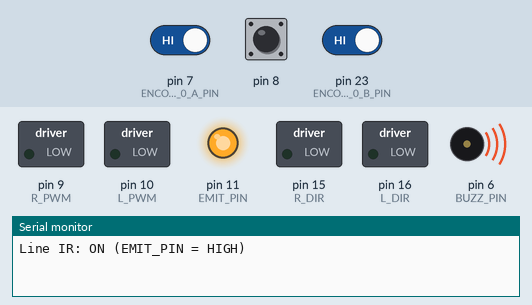
Recording of a sketch running on a simulated Arduino Leonardo, built with avr-gcc and run on an emulated ATmega32U4. On the bench: switched loads named in the sketch (green lamp = pin HIGH), output pins drawn as LEDs (lit = HIGH), buzzer (waves = sounding), the last lines printed to the serial monitor. The inputs (shaded band) are chosen by the test bench; at power-on: pin 8 HIGH, pin 7 (ENCODER_0_A_PIN) HIGH, pin 23 (ENCODER_0_B_PIN) HIGH.

Above: at 0.9 s.
At 3.7 s:
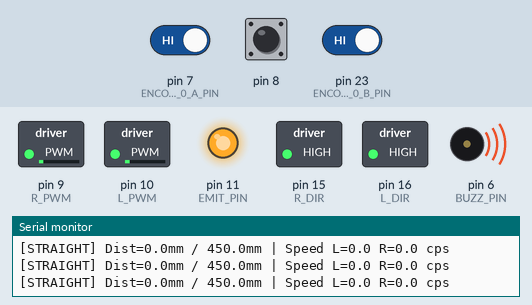
3.8 s: pin 8 pulled LOW for 0.15 s
At 4.6 s:
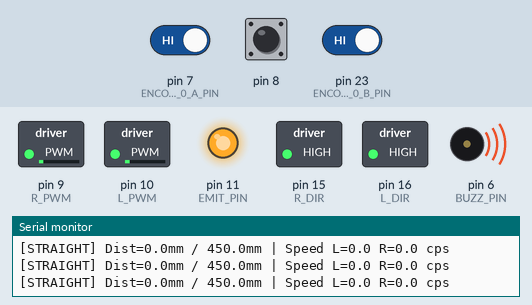
Timing chart, 0 to 6.8 s (numbered marks = the images above; inputs shaded):
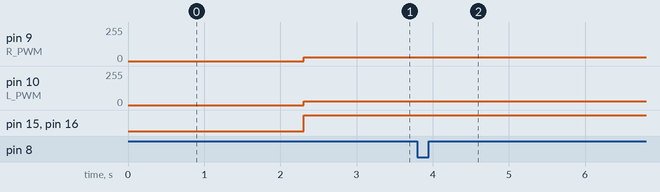

The sketch:

Leader.ino
```cpp
#include "Encoders.h"
#include "Motors.h"
#include "PID.h"
#include "Kinematics.h"
#include "LineSensors.h"

#define EMIT_PIN    11
#define BUZZ_PIN    6

Motors_c motors;
Kinematics_c kin;
PID_c left_pid;
PID_c right_pid;

#define MAX_RESULTS 50
#define VARIABLES 3
float results[MAX_RESULTS][VARIABLES];
int results_index = 0;
unsigned long record_ts = 0;
#define RECORD_INTERVAL_MS 150

#define STATE_WAIT        0
#define STATE_STRAIGHT    1
#define STATE_FINISHED    2
int state = STATE_WAIT;

#define DRIVE_EST_MS    20UL
#define DRIVE_PID_MS    40UL
#define DRIVE_PWM_LIMIT 60

const float DEMAND_CS = -300.0f;
const int kF_L = 16;
const int kF_R = 15;

float KP_L = 0.04025f, KI_L = 0.0f, KD_L = 0.0f;
float KP_R = 0.07000f, KI_R = 0.0f, KD_R = 0.0f;

unsigned long drive_est_ts = 0, drive_pid_ts = 0;
long d_last_e0 = 0, d_last_e1 = 0;
float spdL_cps = 0.0f, spdR_cps = 0.0f;
float d_mL1 = 0, d_mL2 = 0, d_mR1 = 0, d_mR2 = 0;

float x0 = 0, y0 = 0;
unsigned long state_start_ts = 0;

#define STRAIGHT_DISTANCE_MM 450.0f

static inline float clampf(float v, float lo, float hi) {
  if (v < lo) return lo;
  if (v > hi) return hi;
  return v;
}

static inline int iround(float v) {
  return (int)lroundf(v);
}

static inline float wrapPi(float a) {
  while (a > M_PI) a -= 2.0f * M_PI;
  while (a <= -M_PI) a += 2.0f * M_PI;
  return a;
}

unsigned long beep_off_time = 0;

void softBeep(int duration_ms) {
  tone(BUZZ_PIN, 800);
  beep_off_time = millis() + duration_ms;
}

void handleBeep() {
  if (beep_off_time != 0 && millis() >= beep_off_time) {
    noTone(BUZZ_PIN);
    beep_off_time = 0;
  }
}

void beep(int duration) {
  analogWrite(BUZZ_PIN, 120);
  delay(duration);
  analogWrite(BUZZ_PIN, 0);
}

void recordData() {
  if (results_index < MAX_RESULTS) {
    results[results_index][0] = kin.x;
    results[results_index][1] = kin.y;
    results[results_index][2] = kin.theta;
    results_index++;
  }
}

void printResults() {
  Serial.println("\n========== LEADER DATA (CSV) ==========");
  Serial.println("Sample,X_mm,Y_mm,Theta_rad");

  for (int i = 0; i < results_index; i++) {
    Serial.print(i);
    Serial.print(",");
    Serial.print(results[i][0], 2);
    Serial.print(",");
    Serial.print(results[i][1], 2);
    Serial.print(",");
    Serial.println(results[i][2], 4);
  }
}

void updateSpeedEstimate() {
  unsigned long now = millis();
  if (now - drive_est_ts >= DRIVE_EST_MS) {
    unsigned long dt = now - drive_est_ts;
    drive_est_ts = now;

    long e0 = count_e0, e1 = count_e1;
    long d0 = e0 - d_last_e0;
    long d1 = e1 - d_last_e1;
    d_last_e0 = e0;
    d_last_e1 = e1;

    spdR_cps = (float)d0 / ((float)dt / 1000.0f);
    spdL_cps = (float)d1 / ((float)dt / 1000.0f);

    kin.update();
  }
}

void driveStraight() {
  unsigned long now = millis();
  if (now - drive_pid_ts >= DRIVE_PID_MS) {
    drive_pid_ts = now;

    float demandL = DEMAND_CS;
    float demandR = DEMAND_CS;

    float measL = (spdL_cps + d_mL1 + d_mL2) / 3.0f;
    float measR = (spdR_cps + d_mR1 + d_mR2) / 3.0f;
    d_mL2 = d_mL1; d_mL1 = spdL_cps;
    d_mR2 = d_mR1; d_mR1 = spdR_cps;

    float uL = left_pid.update(demandL, measL);
    float uR = right_pid.update(demandR, measR);
    float uLc = clampf(uL, -12.0f, 12.0f);
    float uRc = clampf(uR, -12.0f, 12.0f);

    float baseL = (demandL >= 0.0f) ? kF_L : -kF_L;
    float baseR = (demandR >= 0.0f) ? kF_R : -kF_R;

    float pwmL = clampf(baseL + uLc, -DRIVE_PWM_LIMIT, DRIVE_PWM_LIMIT);
    float pwmR = clampf(baseR + uRc, -DRIVE_PWM_LIMIT, DRIVE_PWM_LIMIT);

    motors.setPWM(iround(pwmL), iround(pwmR));
  }
}

void setup() {
  Serial.begin(115200);
  delay(500);

  motors.initialise();
  setupEncoder0();
  setupEncoder1();
  delay(300);

  kin.initialise(0.0f, 0.0f, 0.0f);

  left_pid.initialise(KP_L, KI_L, KD_L);
  right_pid.initialise(KP_R, KI_R, KD_R);
  left_pid.reset();
  right_pid.reset();

  pinMode(EMIT_PIN, OUTPUT);
  digitalWrite(EMIT_PIN, HIGH);
  Serial.println("Line IR: ON (EMIT_PIN = HIGH)");

  pinMode(BUZZ_PIN, OUTPUT);

  beep(200);

  drive_est_ts = drive_pid_ts = record_ts = millis();
  state_start_ts = millis();

  state = STATE_WAIT;
  results_index = 0;
}

void loop() {
  unsigned long now = millis();

  updateSpeedEstimate();

  if (state == STATE_STRAIGHT) {
    if (now - record_ts >= RECORD_INTERVAL_MS) {
      record_ts = now;
      recordData();
    }
  }

  switch (state) {

    case STATE_WAIT:
      motors.setPWM(0, 0);

      if (now - state_start_ts >= 1000) {
        Serial.println("1 second elapsed! Starting straight motion...");
        beep(100);
        delay(100);
        beep(100);

        x0 = kin.x;
        y0 = kin.y;

        left_pid.reset();
        right_pid.reset();

        state = STATE_STRAIGHT;
        state_start_ts = now;

        Serial.println("Moving forward 450mm...");
      } else {
        static unsigned long last_print = 0;
        if (now - last_print >= 500) {
          last_print = now;
          int remaining = 1 - (now - state_start_ts) / 1000;
          Serial.print("Starting in ");
          Serial.print(remaining);
          Serial.println(" second...");
        }
      }
      break;

    case STATE_STRAIGHT:
      {
        driveStraight();

        float dx = kin.x - x0;
        float dy = kin.y - y0;
        float dist = sqrt(dx * dx + dy * dy);

        static unsigned long last_debug = 0;
        if (now - last_debug >= 200) {
          last_debug = now;
          Serial.print("[STRAIGHT] Dist=");
          Serial.print(dist, 1);
          Serial.print("mm / ");
          Serial.print(STRAIGHT_DISTANCE_MM, 1);
          Serial.print("mm | Speed L=");
          Serial.print(spdL_cps, 1);
          Serial.print(" R=");
          Serial.print(spdR_cps, 1);
          Serial.println(" cps");
        }

        if (dist >= STRAIGHT_DISTANCE_MM) {
          Serial.println("Straight motion complete!");
          beep(200);

          motors.setPWM(0, 0);

          state = STATE_FINISHED;
          state_start_ts = now;
        }
      }
      break;

    case STATE_FINISHED:
      motors.setPWM(0, 0);

      static bool data_printed = false;
      if (!data_printed) {
        printResults();

        Serial.println("\nMotion finished.");
        Serial.println("IR still ON - Follower can continue to follow stopped Leader");
        Serial.println("Reset to run again.");

        data_printed = true;
        beep(50);
        delay(200);
        beep(50);
      }

      break;
  }
}
```

Encoders.h
```cpp
#ifndef _ENCODERS_H
#define _ENCODERS_H

#define ENCODER_0_A_PIN  7
#define ENCODER_0_B_PIN  23
#define ENCODER_1_A_PIN  26

volatile long count_e0;
volatile byte state_e0;
volatile long count_e1;
volatile byte state_e1;

ISR( INT6_vect ) {
  boolean e0_B = digitalRead( ENCODER_0_B_PIN );
  boolean e0_A = digitalRead( ENCODER_0_A_PIN );

  e0_A = e0_A ^ e0_B;

  state_e0 = state_e0 | ( e0_B  << 3 );
  state_e0 = state_e0 | ( e0_A  << 2 );

  if ( state_e0 == 1 ) {
    count_e0--;
  } else if ( state_e0 == 2) {
    count_e0++;
  } else if ( state_e0 == 4) {
    count_e0++;
  } else if ( state_e0 == 7) {
    count_e0--;
  } else if ( state_e0 == 8) {
    count_e0--;
  } else if ( state_e0 == 11) {
    count_e0++;
  } else if ( state_e0 == 13) {
    count_e0++;
  } else if ( state_e0 == 14) {
    count_e0--;
  }

  state_e0 = state_e0 >> 2;

}

ISR( PCINT0_vect ) {

  boolean e1_B = PINE & (1 << PINE2);

  boolean e1_A = digitalRead( ENCODER_1_A_PIN );

  e1_A = e1_A ^ e1_B;

  state_e1 = state_e1 | ( e1_B  << 3 );
  state_e1 = state_e1 | ( e1_A  << 2 );

  if ( state_e1 == 1 ) {
    count_e1--;
  } else if ( state_e1 == 2) {
    count_e1++;
  } else if ( state_e1 == 4) {
    count_e1++;
  } else if ( state_e1 == 7) {
    count_e1--;
  } else if ( state_e1 == 8) {
    count_e1--;
  } else if ( state_e1 == 11) {
    count_e1++;
  } else if ( state_e1 == 13) {
    count_e1++;
  } else if ( state_e1 == 14) {
    count_e1--;
  }

  state_e1 = state_e1 >> 2;
}

void setupEncoder0()
{
  count_e0 = 0;

  pinMode( ENCODER_0_A_PIN, INPUT );
  pinMode( ENCODER_0_B_PIN, INPUT );

  state_e0 = 0;

  boolean e0_A = digitalRead( ENCODER_0_A_PIN );
  boolean e0_B = digitalRead( ENCODER_0_B_PIN );
  e0_A = e0_A ^ e0_B;

  state_e0 = state_e0 | ( e0_B << 1 );
  state_e0 = state_e0 | ( e0_A << 0 );

  EIMSK = EIMSK & ~(1 << INT6);

  EICRB |= ( 1 << ISC60 );

  EIFR |= ( 1 << INTF6 );

  EIMSK |= ( 1 << INT6 );

}

void setupEncoder1(){

  count_e1 = 0;

  DDRE = DDRE & ~(1 << DDE6);

  PORTE = PORTE | (1 << PORTE2 );

  pinMode( ENCODER_1_A_PIN, INPUT );
  digitalWrite( ENCODER_1_A_PIN, HIGH );

  state_e1 = 0;

  boolean e1_B = PINE & (1 << PINE2);

  boolean e1_A = digitalRead( ENCODER_1_A_PIN );

  e1_A = e1_A ^ e1_B;

  state_e1 = state_e1 | ( e1_B << 1 );
  state_e1 = state_e1 | ( e1_A << 0 );

  PCICR = PCICR & ~( 1 << PCIE0 );

  PCMSK0 |= (1 << PCINT4);

  PCIFR |= (1 << PCIF0);

  PCICR |= (1 << PCIE0);
}

#endif
```

Kinematics.h
```cpp
#ifndef _KINEMATICS_H
#define _KINEMATICS_H

#include <math.h>

extern volatile long count_e0;
extern volatile long count_e1;

const float count_per_rev = 358.3;
const float wheel_radius  = 17.475;
const float wheel_sep     = 44.48;

const float mm_per_count  = ( 2.0 * wheel_radius * PI ) / count_per_rev;

class Kinematics_c {
  public:

    float x,y,theta;

    long last_e1;
    long last_e0;

    Kinematics_c() {

    }

    void initialise( float start_x, float start_y, float start_th ) {
      last_e0 = count_e0;
      last_e1 = count_e1;
      x = start_x;
      y = start_y;
      theta = start_th;
    }

    void update( ) {

        long delta_e1;
        long delta_e0;
        float mean_delta;

        float x_contribution;
        float th_contribution;

        delta_e1 = count_e1 - last_e1;
        delta_e0 = count_e0 - last_e0;

        last_e1 = count_e1;
        last_e0 = count_e0;

        mean_delta = (float)delta_e1;
        mean_delta += (float)delta_e0;
        mean_delta /= 2.0;

        x_contribution = mean_delta * mm_per_count;

        th_contribution = (float)delta_e0;
        th_contribution -= (float)delta_e1;
        th_contribution *= mm_per_count;
        th_contribution /= (wheel_sep *2.0);

        x = x + x_contribution * cos( theta );
        y = y + x_contribution * sin( theta );
        theta = theta + th_contribution;

    }

};

#endif
```

LineSensors.h
```cpp
#ifndef _LINESENSORS_H
#define _LINESENSORS_H

#include <Arduino.h>

#define NUM_SENSORS 5

static const int sensor_pins[NUM_SENSORS] = { A11, A0, A2, A3, A4 };

#define EMIT_PIN 11

class LineSensors_c {
public:
  float readings[NUM_SENSORS];
  float minimum[NUM_SENSORS];
  float maximum[NUM_SENSORS];
  float scaling[NUM_SENSORS];
  float calibrated[NUM_SENSORS];

  LineSensors_c() {
  }

  void initialiseForADC() {
    pinMode(EMIT_PIN, OUTPUT);
    digitalWrite(EMIT_PIN, HIGH);
    for (int i = 0; i < NUM_SENSORS; i++) {
      pinMode(sensor_pins[i], INPUT_PULLUP);
    }
    analogReference(DEFAULT);
  }

  void readSensorsADC() {
    initialiseForADC();
    for (int i = 0; i < NUM_SENSORS; i++) {
      (void)analogRead(sensor_pins[i]);
      delayMicroseconds(40);
      readings[i] = (float)analogRead(sensor_pins[i]);
    }
  }

  void calcCalibratedADC() {
    readSensorsADC();
    for (int i = 0; i < NUM_SENSORS; i++) {
      float range = maximum[i] - minimum[i];
      if (range < 1.0f) range = 1.0f;
      scaling[i] = 1.0f / range;
      float x = (readings[i] - minimum[i]) * scaling[i];
      if (x < 0) x = 0;
      if (x > 1) x = 1;
      calibrated[i] = x;
    }
  }

  bool onLine(float thr = 0.60f, bool whiteIsOne = false) {
    for (int i = 0; i < NUM_SENSORS; ++i) {
      float v = calibrated[i];
      float blackness = whiteIsOne ? (1.0f - v) : v;
      if (blackness >= thr) return true;
    }
    return false;
  }

  int dominantSensor(float thr = 0.60f, bool whiteIsOne = false) {
    int best = -1; float bestVal = thr;
    for (int i = 0; i < NUM_SENSORS; ++i) {
      float v = calibrated[i];
      float blackness = whiteIsOne ? (1.0f - v) : v;
      if (blackness > bestVal) { bestVal = blackness; best = i; }
    }
    return best;
  }
};

#endif
```

Motors.h
```cpp
#ifndef _MOTORS_H
#define _MOTORS_H

#define L_PWM 10
#define L_DIR 16
#define R_PWM 9
#define R_DIR 15
#define MAX_PWM 120.0
#define FWD LOW
#define REV HIGH

class Motors_c {
public:
  Motors_c() {}

  void initialise() {
    pinMode(L_PWM, OUTPUT);
    pinMode(L_DIR, OUTPUT);
    pinMode(R_PWM, OUTPUT);
    pinMode(R_DIR, OUTPUT);
    analogWrite(L_PWM, 0);
    analogWrite(R_PWM, 0);
  }

  void setPWM(float left_pwr, float right_pwr) {

    int Lp = constrain((int)fabs(left_pwr), 0, 255);
    int Rp = constrain((int)fabs(right_pwr), 0, 255);

    digitalWrite(L_DIR, (left_pwr < 0) ? REV : FWD);
    analogWrite(L_PWM, Lp);

    digitalWrite(R_DIR, (right_pwr < 0) ? REV : FWD);
    analogWrite(R_PWM, Rp);
  }
};

#endif
```

PID.h
```cpp
#ifndef _PID_H
#define _PID_H

class PID_c {
  public:

    float last_error;
    float prev_error;
    float p_term;
    float i_term;
    float d_term;
    float feedback;

    float p_gain;
    float i_gain;
    float d_gain;

    float error_deadzone;
    float output_deadzone;

    float output_min;
    float output_max;
    float max_delta;
    float output_filter;

    float min_effective_output;
    float zero_threshold;

    unsigned long ms_last_t;

    PID_c() {
    }

    void initialise( float p, float i, float d ) {
       feedback = 0;
       last_error = 0;
       prev_error = 0;
       p_term = 0;
       i_term = 0;
       d_term = 0;

       p_gain = p;
       i_gain = i;
       d_gain = d;

       error_deadzone = 0.0f;
       output_deadzone = 0.0f;

       output_min = -255.0f;
       output_max = 255.0f;
       max_delta = 999.0f;
       output_filter = 1.0f;

       min_effective_output = 0.0f;
       zero_threshold = 0.0f;

       ms_last_t = millis();
    }

    void setDeadzone( float error_dz, float output_dz ) {
       error_deadzone = error_dz;
       output_deadzone = output_dz;
    }

    void setOutputLimits( float min_output, float max_output ) {
       output_min = min_output;
       output_max = max_output;
    }

    void setMaxDelta( float max_change ) {
       max_delta = max_change;
    }

    void setOutputFilter( float alpha ) {
       if( alpha < 0.0f ) alpha = 0.0f;
       if( alpha > 1.0f ) alpha = 1.0f;
       output_filter = alpha;
    }

    void setMinEffectiveOutput( float zero_th, float min_eff ) {
       zero_threshold = zero_th;
       min_effective_output = min_eff;
    }

    void reset() {
      p_term = 0;
      i_term = 0;
      d_term = 0;
      last_error = 0;
      prev_error = 0;
      feedback = 0;
      ms_last_t = millis();
    }

    float update( float demand, float measurement ) {
      float error;
      unsigned long ms_now_t;
      unsigned long ms_dt;
      float float_dt;
      float delta_output;

      ms_now_t = millis();
      ms_dt = ms_now_t - ms_last_t;

      ms_last_t = millis();

      float_dt = (float)ms_dt;

      if( float_dt == 0.0 ) return feedback;

      error = demand - measurement;

      if( error_deadzone > 0.0f && fabs(error) < error_deadzone ) {
        error = 0.0f;
      }

      p_term = p_gain * (error - last_error);

      i_term = i_gain * error * float_dt;

      d_term = d_gain * (error - 2.0f * last_error + prev_error) / float_dt;

      delta_output = p_term + i_term + d_term;

      if( output_deadzone > 0.0f && fabs(delta_output) < output_deadzone ) {
        delta_output = 0.0f;
      }

      if( max_delta < 999.0f ) {
        if( delta_output > max_delta ) {
          delta_output = max_delta;
        } else if( delta_output < -max_delta ) {
          delta_output = -max_delta;
        }
      }

      float old_feedback = feedback;

      feedback += delta_output;

      if( feedback > output_max ) {
        feedback = output_max;
      } else if( feedback < output_min ) {
        feedback = output_min;
      }

      if( output_filter < 1.0f ) {
        feedback = output_filter * feedback + (1.0f - output_filter) * old_feedback;
      }

      if( min_effective_output > 0.0f ) {
        float abs_fb = fabs(feedback);

        if( abs_fb < zero_threshold ) {
          feedback = 0.0f;
        }
        else if( abs_fb < min_effective_output ) {
          if( feedback > 0 ) {
            feedback = min_effective_output;
          } else {
            feedback = -min_effective_output;
          }
        }
      }

      prev_error = last_error;
      last_error = error;

      return feedback;
    }

};

#endif
```

Measured:
- after the input at 3.8 s, pin 10 (L_PWM): 28/255 → 27/255 at once, → 28/255 0.12 s later
